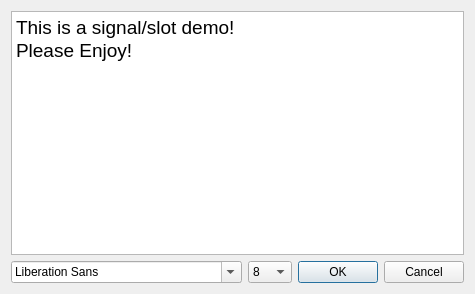
<?xml version="1.0" encoding="UTF-8"?>
<ui version="4.0">
 <class>CWidget</class>
 <widget class="QWidget" name="CWidget">
  <property name="geometry">
   <rect>
    <x>0</x>
    <y>0</y>
    <width>423</width>
    <height>294</height>
   </rect>
  </property>
  <property name="windowTitle">
   <string>Form</string>
  </property>
  <layout class="QGridLayout" name="gridLayout">
   <item row="2" column="0">
    <layout class="QHBoxLayout" name="horizontalLayout_4">
     <item>
      <widget class="QFontComboBox" name="fontComboBox"/>
     </item>
     <item>
      <widget class="QComboBox" name="cbFontSize">
       <item>
        <property name="text">
         <string>8</string>
        </property>
       </item>
       <item>
        <property name="text">
         <string>10</string>
        </property>
       </item>
       <item>
        <property name="text">
         <string>12</string>
        </property>
       </item>
       <item>
        <property name="text">
         <string>16</string>
        </property>
       </item>
       <item>
        <property name="text">
         <string>24</string>
        </property>
       </item>
       <item>
        <property name="text">
         <string>32</string>
        </property>
       </item>
       <item>
        <property name="text">
         <string>64</string>
        </property>
       </item>
      </widget>
     </item>
     <item>
      <widget class="QDialogButtonBox" name="buttonBox">
       <property name="orientation">
        <enum>Qt::Horizontal</enum>
       </property>
       <property name="standardButtons">
        <set>QDialogButtonBox::Cancel|QDialogButtonBox::Ok</set>
       </property>
      </widget>
     </item>
     <item>
      <spacer name="horizontalSpacer_4">
       <property name="orientation">
        <enum>Qt::Horizontal</enum>
       </property>
       <property name="sizeHint" stdset="0">
        <size>
         <width>40</width>
         <height>20</height>
        </size>
       </property>
      </spacer>
     </item>
    </layout>
   </item>
   <item row="1" column="0">
    <widget class="QPlainTextEdit" name="plainTextEdit">
     <property name="font">
      <font>
       <family>Arial</family>
       <pointsize>14</pointsize>
      </font>
     </property>
     <property name="plainText">
      <string>This is a signal/slot demo!
Please Enjoy!</string>
     </property>
    </widget>
   </item>
   <item row="0" column="0">
    <layout class="QGridLayout" name="gridLayout_2"/>
   </item>
  </layout>
 </widget>
 <resources/>
 <connections/>
</ui>
